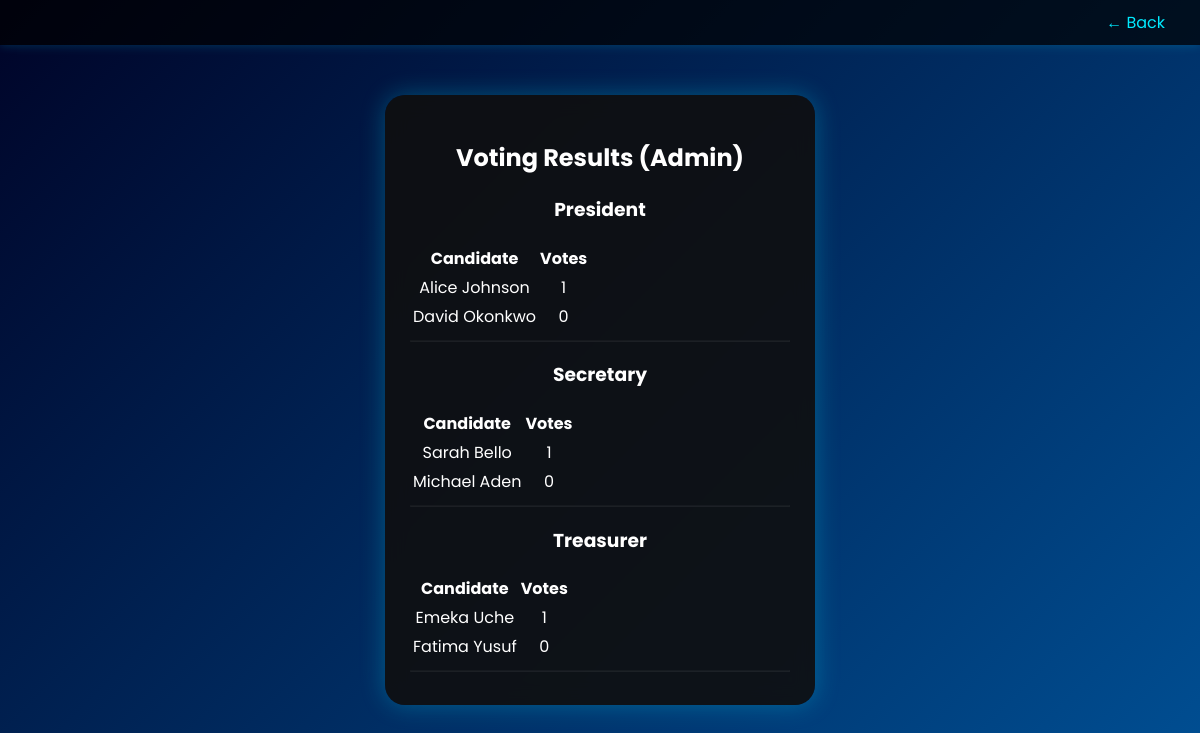
The page /Admin/view_votes.php (signed in) on the database its author committed.
### tables this page shows
CREATE TABLE `positions` (
  `id` int(11) NOT NULL,
  `position_name` varchar(150) NOT NULL
);

### Admin/view_votes.php (the view, shortened to what this page needs)
<?php
require_once __DIR__ . '/../db.php';
$positions = $conn->query("SELECT * FROM positions ORDER BY position_name ASC");
?>
<!DOCTYPE html>
<html>
<head>
  <link rel="stylesheet" href="../style.css">
</head>
<body>
  <div class="nav"><a href="dashboard.php">← Back</a></div>
  <div class="container fade-in">
    <h2>Voting Results (Admin)</h2>
    <?php while ($pos = $positions->fetch_assoc()): ?>
      <h3><?php echo htmlspecialchars($pos['position_name']); ?></h3>
      <?php
        $q = $conn->query("
          SELECT c.candidate_name, COUNT(v.id) AS total_votes
          FROM candidates c
          LEFT JOIN votes v ON v.candidate_id = c.id
          WHERE c.position_id = {$pos['id']}
          GROUP BY c.id
          ORDER BY total_votes DESC
        ");
        ?>
      <table>
        <tr><th>Candidate</th><th>Votes</th></tr>
        <?php while ($r = $q->fetch_assoc()): ?>
          <tr><td><?php echo htmlspecialchars($r['candidate_name']); ?></td><td><?php echo intval($r['total_votes']); ?></td></tr>
        <?php endwhile; ?>
      </table>
      <hr style="border-color: rgba(255,255,255,0.06);">
    <?php endwhile; ?>
  </div>
</body>
</html>

### style.css (style rules this page uses)
body { font-family: 'Poppins', sans-serif; background: linear-gradient(135deg, #000428, #004e92); color: #fff; text-align: center; margin: 0; overflow-x: hidden; }
.container { width: 380px; margin: 50px auto; background: rgba(15, 15, 15, 0.9); padding: 25px; border-radius: 20px; box-shadow: 0 0 25px #00eaff44; backdrop-filter: blur(10px); transition: transform 0.5s ease; }
.nav { background: rgba(0, 0, 0, 0.7); padding: 10px 25px; text-align: right; box-shadow: 0 0 10px #00eaff33; }
a { color: #00eaff; margin: 0 10px; text-decoration: none; }
.fade-in { opacity: 0; animation: fadeIn 1s forwards; }

### rows shown on the page
positions: position_name "President", candidate_name "Alice Johnson", total_votes "1", candidate_name "David Okonkwo", total_votes "0"
positions: position_name "Secretary", candidate_name "Sarah Bello", total_votes "1", candidate_name "Michael Aden", total_votes "0"
positions: position_name "Treasurer", candidate_name "Emeka Uche", total_votes "1", candidate_name "Fatima Yusuf", total_votes "0"
